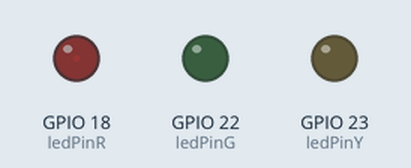
This program was run on a simulated ESP32. Parts: output pins drawn as LEDs (lit = HIGH). What the program prints to the serial monitor is not drawn.

Above: at 1.05 s.
At 2.25 s:
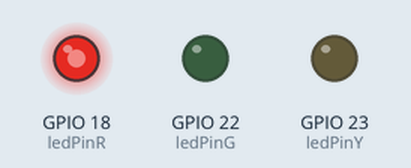
At 5.05 s:
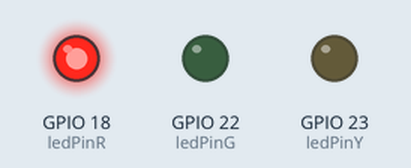
At 9.15 s:
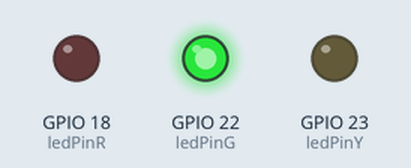
At 12.65 s:
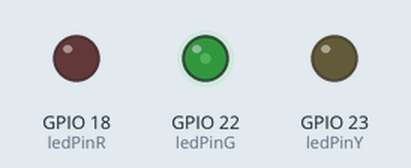
At 17.25 s:
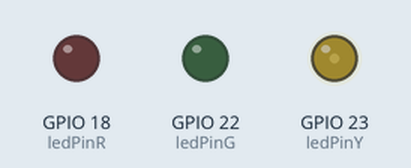
Timing chart, 0 to 22.9 s (numbered marks = the images above):
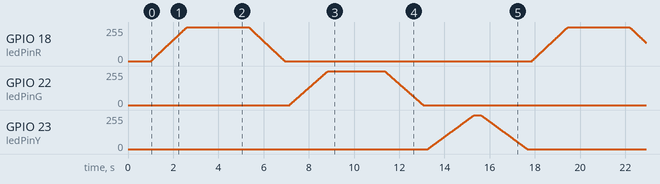

The program:

main.cpp
```cpp
#include <Arduino.h>


// ============================================================
// 实验3: LED呼吸灯实验 - PWM控制
// 功能：通过PWM实现LED呼吸灯效果（渐亮渐暗）
// ============================================================
#define LED_PIN 2
#define LED_R 18
#define LED_G 22
#define LED_Y 23
// 定义LED引脚（分别命名，避免重定义）
const int ledPinR = LED_R;
const int ledPinG = LED_G;
const int ledPinY = LED_Y;
// 设置PWM属性：每个LED使用单独通道
const int pwmChannelR = 0;    // PWM通道 0
const int pwmChannelG = 1;    // PWM通道 1
const int pwmChannelY = 2;    // PWM通道 2
const int freq = 5000;       // 频率 5000Hz
const int resolution = 8;    // 分辨率 8位 (0-255)

// 亮度缩放系数：用于补偿不同颜色LED的感知亮度差
constexpr float scaleR = 1.6f; // 可根据实际情况微调
constexpr float scaleG = 1.5f;
constexpr float scaleY = 1.0f;

// 将线性占空比乘以缩放并裁剪到最大值
static inline int scaledDuty(int duty, float scale) {
    const int maxDuty = (1 << resolution) - 1;
    int v = int(duty * scale + 0.5f);
    if (v > maxDuty) v = maxDuty;
    if (v < 0) v = 0;
    return v;
}

void setup() {
    Serial.begin(115200);
    delay(1000);

    Serial.println("================================");
    Serial.println("实验3: LED呼吸灯实验 - PWM控制");
    Serial.println("================================");

    // 配置PWM通道并绑定到对应引脚
    ledcSetup(pwmChannelR, freq, resolution);
    ledcSetup(pwmChannelG, freq, resolution);
    ledcSetup(pwmChannelY, freq, resolution);
    ledcAttachPin(ledPinR, pwmChannelR);
    ledcAttachPin(ledPinG, pwmChannelG);
    ledcAttachPin(ledPinY, pwmChannelY);

    Serial.println("PWM 初始化完成");
    Serial.println("频率: 5000Hz, 分辨率: 8位 (0-255)\n");
}

void loop() {
    // 分别呼吸：每次只有一颗LED做呼吸效果，其他两颗保持熄灭
    // breatheChannel: channel, scale, stepDelay(ms per step), holdPeakMs
    auto breatheChannel = [](int channel, float scale, int stepDelay, int holdPeakMs) {
        Serial.println("渐亮...");
        for (int duty = 0; duty <= 255; duty++) {
            ledcWrite(channel, scaledDuty(duty, scale));
            delay(stepDelay);
        }
        delay(holdPeakMs);
        Serial.println("渐暗...");
        for (int duty = 255; duty >= 0; duty--) {
            ledcWrite(channel, scaledDuty(duty, scale));
            delay(stepDelay);
        }
        delay(200);
    };

    // LED R 单独呼吸
    ledcWrite(pwmChannelG, 0);
    ledcWrite(pwmChannelY, 0);
    Serial.println("LED R 呼吸...");
    // 红色视觉偏暗：放慢步进并延长峰值停留
    breatheChannel(pwmChannelR, scaleR, 10, 800);

    // LED G 单独呼吸
    ledcWrite(pwmChannelR, 0);
    ledcWrite(pwmChannelY, 0);
    Serial.println("LED G 呼吸...");
    // 绿色也放慢并延长峰值
    breatheChannel(pwmChannelG, scaleG, 10, 800);

    // LED Y 单独呼吸
    ledcWrite(pwmChannelR, 0);
    ledcWrite(pwmChannelG, 0);
    Serial.println("LED Y 呼吸...");
    // 黄色保持原节奏
    breatheChannel(pwmChannelY, scaleY, 8, 300);

    Serial.println("Breathing sequence completed\n");
}
```
